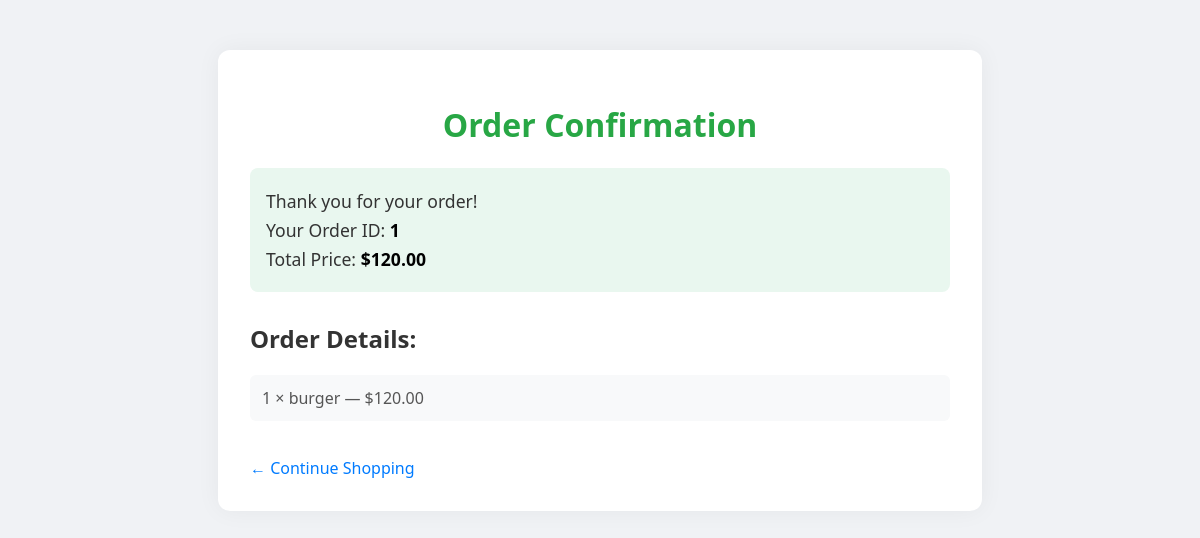
The page /order_confirmation/1/ (signed in) on the database its author committed.
### orders/models.py (models this page shows, shortened)
class Order(models.Model):
    STATUS_CHOICES = [
        ('pending', 'Pending'),
       ('accepted', 'Accepted'),
        ('rejected', 'Rejected'),
        ('picked', 'Picked'),
        ('prepared', 'Prepared'),
    ]
    user = models.ForeignKey(settings.AUTH_USER_MODEL, on_delete=models.CASCADE)
    created_at = models.DateTimeField(auto_now_add=True)
    total_price = models.DecimalField(max_digits=10, decimal_places=2)
    status = models.CharField(max_length=10, choices=STATUS_CHOICES, default='pending')

class OrderItem(models.Model):
    order = models.ForeignKey(Order, related_name='items', on_delete=models.CASCADE)
    menu_item = models.ForeignKey(Menu, on_delete=models.CASCADE)
    quantity = models.PositiveIntegerField()

class Menu(models.Model):
    outlet = models.ForeignKey(Outlet, on_delete=models.CASCADE, related_name='menus')
    name = models.CharField(max_length=100)
    description = models.TextField()
    price = models.DecimalField(max_digits=10, decimal_places=2,)
    image_url = models.URLField(max_length=10000, blank=True, null=True,default='https://encrypted-tbn3.gstatic.com/images?q=tbn:ANd9GcQKfg7N2USWzRLIVY11-cCspadChLECuuhy7RBhe-_CfVv8Fw0o9bgJmNQozQLLLubb1vYlUQ')  # URL for the menu item image
    preparation_time = models.PositiveIntegerField(default=10)  # estimated time in minutes

### orders/views.py (the view)
# urls.py: path('order_confirmation/<int:order_id>/', views.order_confirmation, name='order_confirmation'),
@login_required
def order_confirmation(request, order_id):
    if request.user.role == 'student':
        order = get_object_or_404(Order, id=order_id)
        return render(request, 'order_confirmation.html', {'order': order})
    return HttpResponseForbidden("Access Denied: You are not a student.")

### orders/templates/order_confirmation.html (shortened to what this page needs)
<!DOCTYPE html>
<html lang="en">
<head>
</head>
<body>
    <div class="container">
        <h1>Order Confirmation</h1>
        <div class="order-summary">
            <p>Thank you for your order!</p>
            <p>Your Order ID: <strong>{{ order.id }}</strong></p>
            <p>Total Price: <strong>${{ order.total_price }}</strong></p>
        </div>
        <h2>Order Details:</h2>
        <ul>
            {% for item in order.items.all %}
                <li>
                    {{ item.quantity }} × {{ item.menu_item.name }} — ${{ item.menu_item.price }}
                </li>
            {% empty %}
                <li>No items in this order.</li>
            {% endfor %}
        </ul>
        <a href="{% url 'outlet_list' %}">← Continue Shopping</a>
    </div>
</body>
</html>

### orders/templates/order_confirmation.html (style rules this page uses)
body { font-family: 'Segoe UI', Tahoma, Geneva, Verdana, sans-serif; background-color: #f0f2f5; margin: 0; padding: 0; }
.container { max-width: 700px; margin: 50px auto; background-color: #fff; padding: 2rem; border-radius: 12px; box-shadow: 0 0 25px rgba(0, 0, 0, 0.05); }
h1 { text-align: center; color: #28a745; }
p { font-size: 1.1rem; color: #333; margin: 10px 0; }
strong { color: #000; }
h2 { margin-top: 30px; color: #333; }
ul { list-style-type: none; padding: 0; }
li { background-color: #f8f9fa; margin: 10px 0; padding: 12px; border-radius: 6px; color: #555; }
a { display: inline-block; margin-top: 20px; text-align: center; color: #007bff; text-decoration: none; font-weight: 500; }
.order-summary { background: #e9f7ef; padding: 1rem; border-radius: 8px; margin-top: 1rem; }
.order-summary p { margin: 5px 0; }

### rows shown on the page
Order: id "1", total_price "120.00"
OrderItem: quantity "1", menu_item.name "burger", menu_item.price "120.00"
